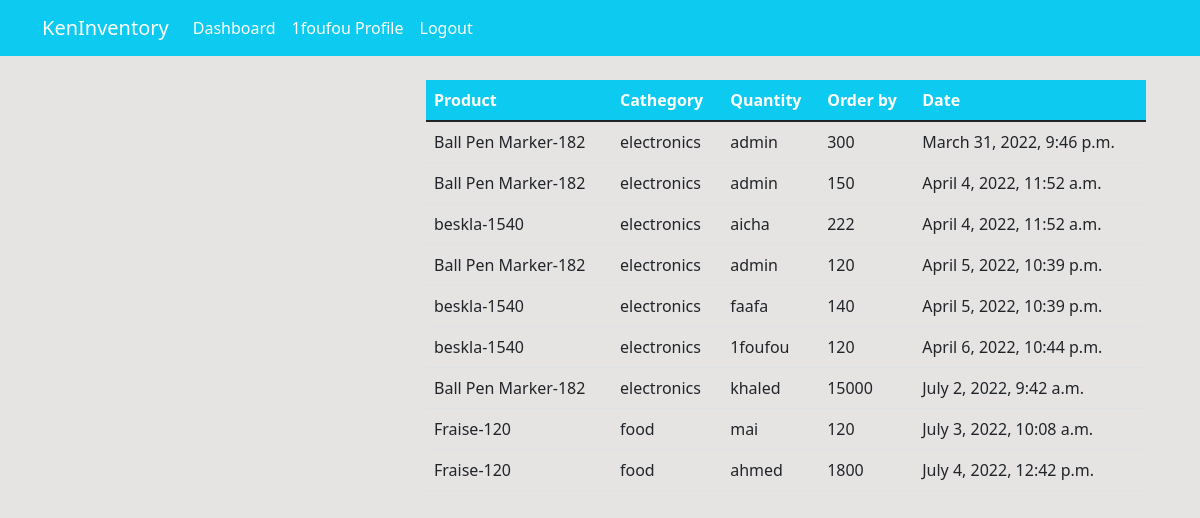
The app's page /order/ (signed in) with its own data.
### Dashboard/models.py (models this page shows, shortened)
class order(models.Model):
    product=models.ForeignKey(product,on_delete=models.CASCADE, null=True)
    staff=models.ForeignKey(User,models.CASCADE, null=True)
    order_quantity = models.PositiveIntegerField(null=True)
    date=models.DateTimeField(auto_now_add=True)
    class Meta:
        verbose_name_plural = 'Order'

class product(models.Model):
    name=models.CharField(max_length=100, null=TRUE)
    category=models.CharField(max_length=20,choices=CATEGORY, null=TRUE)
    quantity=models.PositiveBigIntegerField(null=TRUE)
    class Meta:
        verbose_name_plural = 'Product'
    def __str__(self):
        return f'{self.name}-{self.quantity}'

### Dashboard/views.py (the view)
# urls.py: path('order/',views.Order, name='dashboard-order'),
@login_required
def Order(request):
    orders= order.objects.all()
    context={
        'orders':orders,
    }
    return render(request,'dashboard/order.html',context)

### templates/dashboard/order.html (shortened to what this page needs)
{% extends 'partials/base.html' %}
{% block content %}
<div class="container">
    <div class="row my-4">
        <div class="col-md-4">
        </div>
        <div class="col-md-8">
<table class="table table-white ">
  <thead class="bg-info">
      <tr class="text-white">
        <th scope="col">Product</th>
        <th scope="col">Cathegory</th>
        <th scope="col">Quantity</th>
        <th scope="col">Order by</th>
        <th scope="col">Date</th>
      </tr>
    </thead>
    <tbody>
      {% for orders in orders %}
      <tr>
        <td>{{orders.product}}</td>
        <td>{{orders.product.category}}</td>
        <td>{{orders.staff.username}}</td>
        <td>{{orders.order_quantity}}</td>
        <td>{{orders.date}}</td>
      </tr>
      {% endfor %}
    </tbody>
</table>
      </div>
      </div>
          </div>
{% endblock %}

### templates/partials/nav.html (shortened to what this page needs)
<nav class="navbar navbar-expand-lg navbar-info bg-info">
    <div class="container">
        {% if user.is_authenticated %}
        <a class="navbar-brand text-white" href="{% url 'dashboard-index' %}">KenInventory</a>
        <div class="collapse navbar-collapse" id="navbarSupportedContent">
            <ul class="navbar-nav mr-auto">
                <li class="nav-item active">
                    <a class="nav-link text-white" href="{% url 'dashboard-index' %}">Dashboard </a>
                </li>
            </ul>
            <ul class="navbar-nav ml-auto">
                <li class="nav-item active">
                    <a class="nav-link text-white" href="{% url 'user-profile' %}">{{ user.username }} Profile
                        <span class="sr-only">(current)</span></a>
                </li>
                <li class="nav-item">
                    <a class="nav-link text-white" href="{% url 'user-logout' %}">Logout</a>
                </li>
            </ul>
            {% endif %}
        </div>
    </div>
</nav>

### asert/style.css (style rules this page uses)
body { background: rgb(230,227,227); }

### static/style.css (style rules this page uses)
body { background: rgb(230,227,227); }

### records on screen
order: product "Ball Pen Marker-182", product.category "electronics", staff.username "admin", order_quantity "300", date "March 31, 2022, 9:46 p.m."
order: product "Ball Pen Marker-182", product.category "electronics", staff.username "admin", order_quantity "150", date "April 4, 2022, 11:52 a.m."
order: product "beskla-1540", product.category "electronics", staff.username "aicha", order_quantity "222", date "April 4, 2022, 11:52 a.m."
order: product "Ball Pen Marker-182", product.category "electronics", staff.username "admin", order_quantity "120", date "April 5, 2022, 10:39 p.m."
order: product "beskla-1540", product.category "electronics", staff.username "faafa", order_quantity "140", date "April 5, 2022, 10:39 p.m."
order: product "beskla-1540", product.category "electronics", staff.username "1foufou", order_quantity "120", date "April 6, 2022, 10:44 p.m."
order: product "Ball Pen Marker-182", product.category "electronics", staff.username "khaled", order_quantity "15000", date "July 2, 2022, 9:42 a.m."
order: product "Fraise-120", product.category "food", staff.username "mai", order_quantity "120", date "July 3, 2022, 10:08 a.m."
order: product "Fraise-120", product.category "food", staff.username "ahmed", order_quantity "1800", date "July 4, 2022, 12:42 p.m."

### other values on screen
{{ user.username }} "1foufou"
